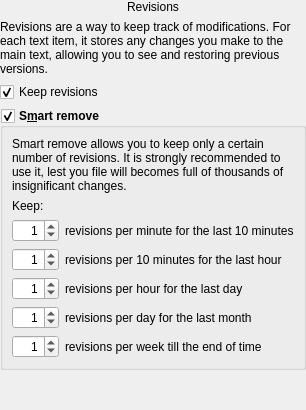
     <widget class="QWidget" name="page_3">
      <layout class="QVBoxLayout" name="verticalLayout">
       <property name="leftMargin">
        <number>0</number>
       </property>
       <property name="topMargin">
        <number>0</number>
       </property>
       <property name="rightMargin">
        <number>0</number>
       </property>
       <property name="bottomMargin">
        <number>0</number>
       </property>
       <item>
        <widget class="QLabel" name="lblTitleGeneral_2">
         <property name="sizePolicy">
          <sizepolicy hsizetype="Preferred" vsizetype="Fixed">
           <horstretch>0</horstretch>
           <verstretch>0</verstretch>
          </sizepolicy>
         </property>
         <property name="text">
          <string>Revisions</string>
         </property>
         <property name="alignment">
          <set>Qt::AlignCenter</set>
         </property>
        </widget>
       </item>
       <item>
        <widget class="QLabel" name="label_44">
         <property name="text">
          <string>Revisions are a way to keep track of modifications. For each text item, it stores any changes you make to the main text, allowing you to see and restoring previous versions.</string>
         </property>
         <property name="wordWrap">
          <bool>true</bool>
         </property>
        </widget>
       </item>
       <item>
        <widget class="QCheckBox" name="chkRevisionsKeep">
         <property name="text">
          <string>Keep revisions</string>
         </property>
         <property name="checked">
          <bool>true</bool>
         </property>
        </widget>
       </item>
       <item>
        <widget class="QGroupBox" name="chkRevisionRemove">
         <property name="font">
          <font>
           <weight>75</weight>
           <bold>true</bold>
          </font>
         </property>
         <property name="title">
          <string>S&amp;mart remove</string>
         </property>
         <property name="checkable">
          <bool>true</bool>
         </property>
         <layout class="QGridLayout" name="gridLayout_2">
          <item row="1" column="0" colspan="2">
           <widget class="QLabel" name="label_46">
            <property name="font">
             <font>
              <weight>50</weight>
              <bold>false</bold>
             </font>
            </property>
            <property name="text">
             <string>Keep:</string>
            </property>
           </widget>
          </item>
          <item row="0" column="0" colspan="2">
           <widget class="QLabel" name="label_45">
            <property name="font">
             <font>
              <weight>50</weight>
              <bold>false</bold>
             </font>
            </property>
            <property name="text">
             <string>Smart remove allows you to keep only a certain number of revisions. It is strongly recommended to use it, lest you file will becomes full of thousands of insignificant changes.</string>
            </property>
            <property name="wordWrap">
             <bool>true</bool>
            </property>
           </widget>
          </item>
          <item row="5" column="1">
           <widget class="QLabel" name="label_50">
            <property name="font">
             <font>
              <weight>50</weight>
              <bold>false</bold>
             </font>
            </property>
            <property name="text">
             <string>revisions per day for the last month</string>
            </property>
           </widget>
          </item>
          <item row="2" column="0">
           <widget class="QSpinBox" name="spnRevisions10Mn">
            <property name="sizePolicy">
             <sizepolicy hsizetype="Fixed" vsizetype="Fixed">
              <horstretch>0</horstretch>
              <verstretch>0</verstretch>
             </sizepolicy>
            </property>
            <property name="font">
             <font>
              <weight>50</weight>
              <bold>false</bold>
             </font>
            </property>
            <property name="alignment">
             <set>Qt::AlignRight|Qt::AlignTrailing|Qt::AlignVCenter</set>
            </property>
            <property name="maximum">
             <number>999</number>
            </property>
            <property name="value">
             <number>1</number>
            </property>
           </widget>
          </item>
          <item row="2" column="1">
           <widget class="QLabel" name="label_47">
            <property name="font">
             <font>
              <weight>50</weight>
              <bold>false</bold>
             </font>
            </property>
            <property name="text">
             <string>revisions per minute for the last 10 minutes</string>
            </property>
           </widget>
          </item>
          <item row="4" column="1">
           <widget class="QLabel" name="label_49">
            <property name="font">
             <font>
              <weight>50</weight>
              <bold>false</bold>
             </font>
            </property>
            <property name="text">
             <string>revisions per hour for the last day</string>
            </property>
           </widget>
          </item>
          <item row="3" column="1">
           <widget class="QLabel" name="label_48">
            <property name="font">
             <font>
              <weight>50</weight>
              <bold>false</bold>
             </font>
            </property>
            <property name="text">
             <string>revisions per 10 minutes for the last hour</string>
            </property>
           </widget>
          </item>
          <item row="4" column="0">
           <widget class="QSpinBox" name="spnRevisionsDay">
            <property name="sizePolicy">
             <sizepolicy hsizetype="Fixed" vsizetype="Fixed">
              <horstretch>0</horstretch>
              <verstretch>0</verstretch>
             </sizepolicy>
            </property>
            <property name="font">
             <font>
              <weight>50</weight>
              <bold>false</bold>
             </font>
            </property>
            <property name="alignment">
             <set>Qt::AlignRight|Qt::AlignTrailing|Qt::AlignVCenter</set>
            </property>
            <property name="maximum">
             <number>999</number>
            </property>
            <property name="value">
             <number>1</number>
            </property>
           </widget>
          </item>
          <item row="3" column="0">
           <widget class="QSpinBox" name="spnRevisionsHour">
            <property name="sizePolicy">
             <sizepolicy hsizetype="Fixed" vsizetype="Fixed">
              <horstretch>0</horstretch>
              <verstretch>0</verstretch>
             </sizepolicy>
            </property>
            <property name="font">
             <font>
              <weight>50</weight>
              <bold>false</bold>
             </font>
            </property>
            <property name="alignment">
             <set>Qt::AlignRight|Qt::AlignTrailing|Qt::AlignVCenter</set>
            </property>
            <property name="maximum">
             <number>999</number>
            </property>
            <property name="value">
             <number>1</number>
            </property>
           </widget>
          </item>
          <item row="5" column="0">
           <widget class="QSpinBox" name="spnRevisionsMonth">
            <property name="sizePolicy">
             <sizepolicy hsizetype="Fixed" vsizetype="Fixed">
              <horstretch>0</horstretch>
              <verstretch>0</verstretch>
             </sizepolicy>
            </property>
            <property name="font">
             <font>
              <weight>50</weight>
              <bold>false</bold>
             </font>
            </property>
            <property name="alignment">
             <set>Qt::AlignRight|Qt::AlignTrailing|Qt::AlignVCenter</set>
            </property>
            <property name="maximum">
             <number>999</number>
            </property>
            <property name="value">
             <number>1</number>
            </property>
           </widget>
          </item>
          <item row="6" column="0">
           <widget class="QSpinBox" name="spnRevisionsEternity">
            <property name="sizePolicy">
             <sizepolicy hsizetype="Fixed" vsizetype="Fixed">
              <horstretch>0</horstretch>
              <verstretch>0</verstretch>
             </sizepolicy>
            </property>
            <property name="font">
             <font>
              <weight>50</weight>
              <bold>false</bold>
             </font>
            </property>
            <property name="alignment">
             <set>Qt::AlignRight|Qt::AlignTrailing|Qt::AlignVCenter</set>
            </property>
            <property name="maximum">
             <number>999</number>
            </property>
            <property name="value">
             <number>1</number>
            </property>
           </widget>
          </item>
          <item row="6" column="1">
           <widget class="QLabel" name="label_51">
            <property name="font">
             <font>
              <weight>50</weight>
              <bold>false</bold>
             </font>
            </property>
            <property name="text">
             <string>revisions per week till the end of time</string>
            </property>
           </widget>
          </item>
         </layout>
        </widget>
       </item>
       <item>
        <spacer name="verticalSpacer_7">
         <property name="orientation">
          <enum>Qt::Vertical</enum>
         </property>
         <property name="sizeHint" stdset="0">
          <size>
           <width>20</width>
           <height>40</height>
          </size>
         </property>
        </spacer>
       </item>
      </layout>
     </widget>
